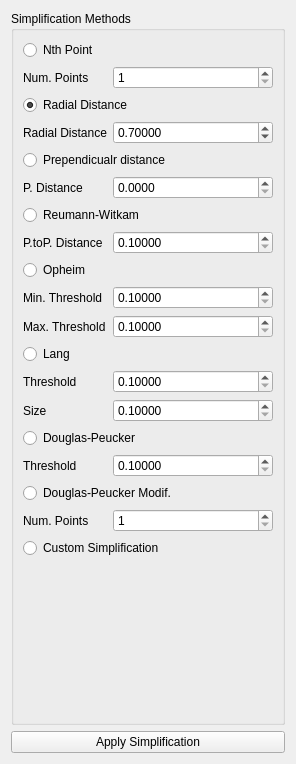
           <widget class="QWidget" name="scrollAreaWidgetContents">
            <property name="geometry">
             <rect>
              <x>0</x>
              <y>0</y>
              <width>296</width>
              <height>764</height>
             </rect>
            </property>
            <layout class="QVBoxLayout" name="verticalLayout_3">
             <item>
              <widget class="QGroupBox" name="groupBox_SimplificationMethods">
               <property name="title">
                <string>Simplification Methods</string>
               </property>
               <layout class="QFormLayout" name="formLayout">
                <property name="fieldGrowthPolicy">
                 <enum>QFormLayout::AllNonFixedFieldsGrow</enum>
                </property>
                <item row="2" column="0">
                 <widget class="QRadioButton" name="radioButton_NthPoint">
                  <property name="text">
                   <string>Nth Point</string>
                  </property>
                 </widget>
                </item>
                <item row="3" column="0">
                 <widget class="QLabel" name="label_NumPoints">
                  <property name="text">
                   <string>Num. Points</string>
                  </property>
                 </widget>
                </item>
                <item row="3" column="1">
                 <widget class="QSpinBox" name="spinBox_NthPoints">
                  <property name="minimum">
                   <number>1</number>
                  </property>
                  <property name="maximum">
                   <number>999</number>
                  </property>
                 </widget>
                </item>
                <item row="4" column="0" colspan="2">
                 <widget class="QRadioButton" name="radioButton_RadialDistance">
                  <property name="text">
                   <string>Radial Distance</string>
                  </property>
                  <property name="checked">
                   <bool>true</bool>
                  </property>
                 </widget>
                </item>
                <item row="5" column="0">
                 <widget class="QLabel" name="label_RadialDistance">
                  <property name="text">
                   <string>Radial Distance</string>
                  </property>
                 </widget>
                </item>
                <item row="5" column="1">
                 <widget class="QDoubleSpinBox" name="doubleSpinBox_RadialDistance">
                  <property name="decimals">
                   <number>5</number>
                  </property>
                  <property name="minimum">
                   <double>0.001000000000000</double>
                  </property>
                  <property name="maximum">
                   <double>99.000000000000000</double>
                  </property>
                  <property name="singleStep">
                   <double>0.100000000000000</double>
                  </property>
                  <property name="value">
                   <double>0.700000000000000</double>
                  </property>
                 </widget>
                </item>
                <item row="6" column="0" colspan="2">
                 <widget class="QRadioButton" name="radioButton_PependicularDistance">
                  <property name="text">
                   <string>Prependicualr distance</string>
                  </property>
                 </widget>
                </item>
                <item row="7" column="0">
                 <widget class="QLabel" name="label_PerpendicularDistance">
                  <property name="text">
                   <string>P. Distance</string>
                  </property>
                 </widget>
                </item>
                <item row="7" column="1">
                 <widget class="QDoubleSpinBox" name="doubleSpinBox_PerpendicularDistance">
                  <property name="decimals">
                   <number>4</number>
                  </property>
                  <property name="minimum">
                   <double>0.000000000000000</double>
                  </property>
                 </widget>
                </item>
                <item row="8" column="0" colspan="2">
                 <widget class="QRadioButton" name="radioButton_ReumannWitkam">
                  <property name="text">
                   <string>Reumann-Witkam</string>
                  </property>
                 </widget>
                </item>
                <item row="9" column="0">
                 <widget class="QLabel" name="label_ReumannWitkam">
                  <property name="text">
                   <string>P.toP. Distance</string>
                  </property>
                 </widget>
                </item>
                <item row="9" column="1">
                 <widget class="QDoubleSpinBox" name="doubleSpinBox_ReumannWitkam">
                  <property name="decimals">
                   <number>5</number>
                  </property>
                  <property name="minimum">
                   <double>0.100000000000000</double>
                  </property>
                 </widget>
                </item>
                <item row="10" column="0">
                 <widget class="QRadioButton" name="radioButton_Opheim">
                  <property name="text">
                   <string>Opheim</string>
                  </property>
                 </widget>
                </item>
                <item row="11" column="0">
                 <widget class="QLabel" name="label_OpheinMinThreshold">
                  <property name="text">
                   <string>Min. Threshold</string>
                  </property>
                 </widget>
                </item>
                <item row="11" column="1">
                 <widget class="QDoubleSpinBox" name="doubleSpinBox_OpheinMinThreshold">
                  <property name="decimals">
                   <number>5</number>
                  </property>
                  <property name="minimum">
                   <double>0.100000000000000</double>
                  </property>
                 </widget>
                </item>
                <item row="12" column="0">
                 <widget class="QLabel" name="label_OpheinMaxThreshold">
                  <property name="text">
                   <string>Max. Threshold</string>
                  </property>
                 </widget>
                </item>
                <item row="12" column="1">
                 <widget class="QDoubleSpinBox" name="doubleSpinBox__OpheinMaxThreshold">
                  <property name="decimals">
                   <number>5</number>
                  </property>
                  <property name="minimum">
                   <double>0.100000000000000</double>
                  </property>
                 </widget>
                </item>
                <item row="13" column="0">
                 <widget class="QRadioButton" name="radioButton_Lang">
                  <property name="text">
                   <string>Lang</string>
                  </property>
                 </widget>
                </item>
                <item row="14" column="0">
                 <widget class="QLabel" name="label_Lang_Threshold">
                  <property name="text">
                   <string>Threshold</string>
                  </property>
                 </widget>
                </item>
                <item row="14" column="1">
                 <widget class="QDoubleSpinBox" name="doubleSpinBox_Lang_Threshold">
                  <property name="decimals">
                   <number>5</number>
                  </property>
                  <property name="minimum">
                   <double>0.100000000000000</double>
                  </property>
                 </widget>
                </item>
                <item row="15" column="0">
                 <widget class="QLabel" name="label_Lang_Size">
                  <property name="text">
                   <string>Size</string>
                  </property>
                 </widget>
                </item>
                <item row="15" column="1">
                 <widget class="QDoubleSpinBox" name="doubleSpinBox_Lang_Size">
                  <property name="decimals">
                   <number>5</number>
                  </property>
                  <property name="minimum">
                   <double>0.100000000000000</double>
                  </property>
                 </widget>
                </item>
                <item row="16" column="0" colspan="2">
                 <widget class="QRadioButton" name="radioButton_DouglasPeucker">
                  <property name="text">
                   <string>Douglas-Peucker</string>
                  </property>
                 </widget>
                </item>
                <item row="17" column="0">
                 <widget class="QLabel" name="label_DouglasPeucker_Threshold">
                  <property name="text">
                   <string>Threshold</string>
                  </property>
                 </widget>
                </item>
                <item row="17" column="1">
                 <widget class="QDoubleSpinBox" name="doubleSpinBox_DouglasPeuckerThreshold">
                  <property name="decimals">
                   <number>5</number>
                  </property>
                  <property name="minimum">
                   <double>0.100000000000000</double>
                  </property>
                 </widget>
                </item>
                <item row="18" column="0" colspan="2">
                 <widget class="QRadioButton" name="radioButton_DouglasPueckerModif">
                  <property name="text">
                   <string>Douglas-Peucker Modif.</string>
                  </property>
                 </widget>
                </item>
                <item row="19" column="0">
                 <widget class="QLabel" name="label_DouglasPeucker_NumPoints">
                  <property name="text">
                   <string>Num. Points</string>
                  </property>
                 </widget>
                </item>
                <item row="19" column="1">
                 <widget class="QSpinBox" name="spinBox_DouglasPeucker_NumPoints">
                  <property name="minimum">
                   <number>1</number>
                  </property>
                 </widget>
                </item>
                <item row="20" column="0" colspan="2">
                 <widget class="QRadioButton" name="radioButton_pythonSimplification">
                  <property name="text">
                   <string>Custom Simplification</string>
                  </property>
                 </widget>
                </item>
               </layout>
              </widget>
             </item>
             <item>
              <widget class="QPushButton" name="pushButton_ApplySimplification">
               <property name="text">
                <string>Apply Simplification</string>
               </property>
              </widget>
             </item>
            </layout>
           </widget>
